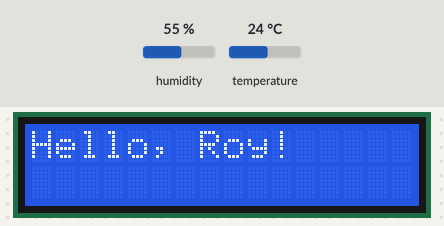
This sketch was run on a simulated Arduino Uno, built with avr-gcc and run on an emulated ATmega328P. Shown: 16×2 character LCD. Inputs (shaded band) come from the test bench; at power-on: humidity 55 %, temperature 24 °C.

Above: at 0.1 s.
At 1.2 s:
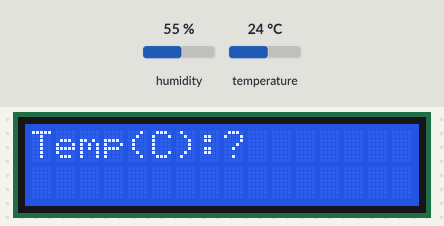
At 4.2 s:
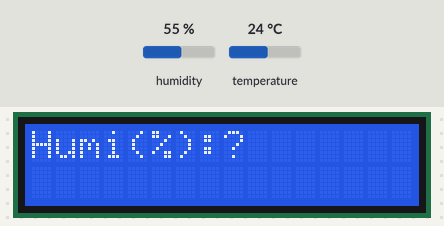

The sketch:

HelloWorld_LCD_POC.ino
```cpp
#include <Wire.h>
#include <LiquidCrystal_I2C.h>
#include "DHT.h"        // including the library of DHT11 temperature and humidity sensor
#define DHTTYPE DHT11   // DHT 11
#define dht_dpin 0
DHT dht(dht_dpin, DHTTYPE);
LiquidCrystal_I2C lcd(0x27, 16, 2); // Set the LCD address to 0x27 for a 16 chars and 2 line display

void setup()
{
	lcd.begin();
  dht.begin();
  lcd.backlight();
  Serial.begin(9600);
}

void loop()
{
  lcd_print("Hello, Roy!",1000);
  float h = dht.readHumidity();
  float t = dht.readTemperature();
  lcd_print_float("Temp(C):",t,3000);
  lcd_print_float("Humi(%):",h,3000);
}

void lcd_print(String message,int delayParam)
{
  lcd.clear();
  lcd.print(message);
  delay(delayParam);
}

void lcd_print_float(String message,float value,int delayParam)
{
  char charvalue[5];
  sprintf(charvalue, "%.2f", value);
  lcd.clear();
  lcd.print(message);
  lcd.print(charvalue);
  delay(delayParam);
}
```

Measured:
- by itself, everything shown: repeats every 7.1 s, in 3 steps
- what the display in image 1 shows lasts 3.0 s, from 1.1 s to 4.1 s
